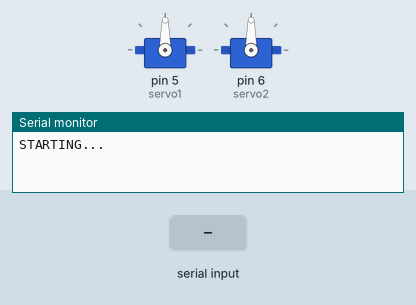
Simulated run of this sketch. Board: Arduino Uno, built with avr-gcc and run on an emulated ATmega328P. Parts: 2 × servo, the last lines printed to the serial monitor. The inputs (shaded band) are chosen by the test bench.

Above: at 1.2 s.
1.3 s: "L,45\n" received over Serial
At 1.9 s:
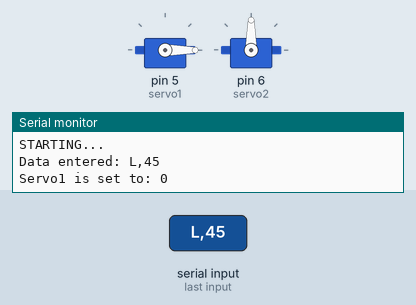
2.9 s: "R,45\n" received over Serial
At 4.2 s:
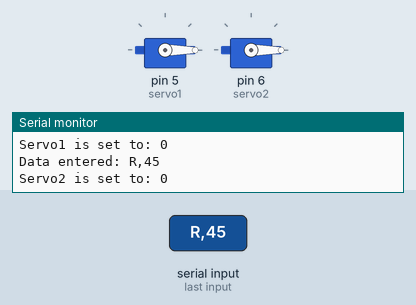
4.5 s: "L90\n" received over Serial
At 5.6 s:
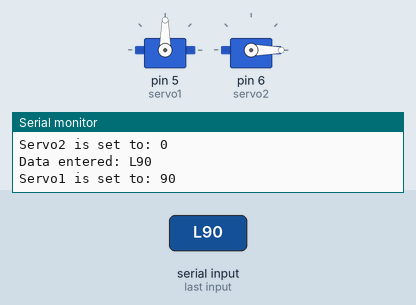
6.1 s: "L" received over Serial
At 7.0 s:
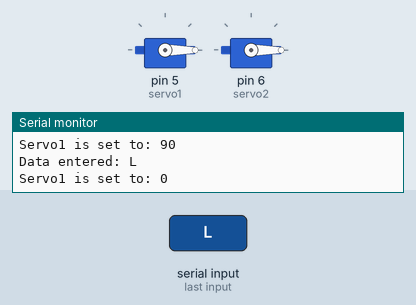
Timing chart, 0 to 8.7 s (numbered marks = the images above; inputs shaded):
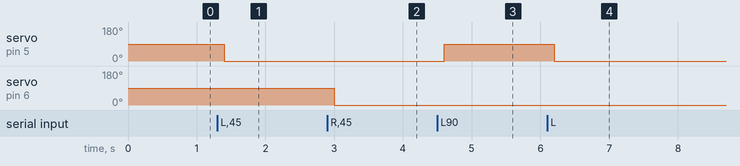

Measured:
- after the input at 1.3 s, servo on pin 5 (servo1): 90° → 0° after 0.10 s
- after the input at 2.9 s, servo on pin 6 (servo2): 90° → 0° after 0.10 s
- after the input at 4.5 s, servo on pin 5 (servo1): 0° → 90° after 0.10 s
- after the input at 6.1 s, servo on pin 5 (servo1): 90° → 0° after 0.10 s

The sketch:

Project26.pde
```cpp
// Project 26
#include <Servo.h>

char buffer[10];
Servo servo1;  // Create a servo object
Servo servo2;  // Create a second servo object

void setup()
{
  	servo1.attach(5);  // attaches the servo on pin 5 to the servo1 object
  	servo2.attach(6);  // attaches the servo on pin 6 to the servo2 object
  	Serial.begin(9600);
  	Serial.flush();
  	servo1.write(90);  // put servo1 at home position
  	servo2.write(90);  // put servo2 at home postion
	Serial.println("STARTING...");
}

void loop()
{
  	if (Serial.available() > 0) { // check if data has been entered
  		int index=0;
  		delay(100); // let the buffer fill up
  		int numChar = Serial.available(); // find the string length
  		if (numChar>10) {
  		numChar=10;
  		}
  		while (numChar--) {
  			// fill the buffer with the string
buffer[index++] = Serial.read();
}
  		splitString(buffer); // run splitString function
  	}
}

void splitString(char* data) {
  	Serial.print("Data entered: ");
  	Serial.println(data);
  	char* parameter;
  	parameter = strtok (data, " ,"); //string to token
  while (parameter != NULL) { // if we haven't reached the end of the string...
  		setServo(parameter); // ...run the setServo function
  		parameter = strtok (NULL, " ,");
  	}
  	// Clear the text and serial buffers
  	for (int x=0; x<9; x++) {
  		buffer[x]='\0';
  	}
  	Serial.flush();
}


void setServo(char* data) {
  	if ((data[0] == 'L') || (data[0] == 'l')) {
  		int firstVal = strtol(data+1, NULL, 10); // string to long integer
  		firstVal = constrain(firstVal,0,180); // constrain values
  		servo1.write(firstVal);
  		Serial.print("Servo1 is set to: ");
  		Serial.println(firstVal);
  	}
  	if ((data[0] == 'R') || (data[0] == 'r')) {
  		int secondVal = strtol(data+1, NULL, 10); // string to long integer
  		secondVal = constrain(secondVal,0,255); // constrain the values
  		servo2.write(secondVal);
  		Serial.print("Servo2 is set to: ");
  		Serial.println(secondVal);
  	}
}
```
